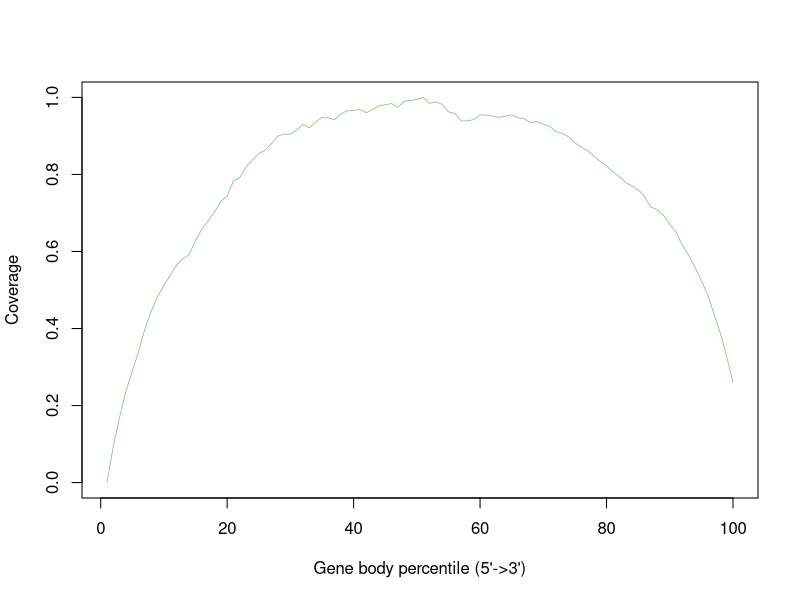

The R script that drew this image:
SHAM_24Hr_SRR12108292.gencode.Aligned.sortedByCoord.out <- c(0.0,0.09497172469818009,0.17111671087313501,0.23785205421371972,0.29018765459497464,0.340485313322143,0.39913596573674365,0.445671589139038,0.48242492698272843,0.5121676130411704,0.5384256755805567,0.5649180889887387,0.5813905535897502,0.592517665335366,0.6277862289467212,0.658265919504203,0.6795189762096604,0.7024066923320893,0.730107296261731,0.7439381379953974,0.7833049434783796,0.7918310090088448,0.8194049144122472,0.8376486740957825,0.8542544619825753,0.863041377420004,0.8797316309909564,0.8996796100666533,0.9045446678552589,0.9045504645198581,0.9155326596504942,0.9299911973507586,0.9210154762663849,0.935859078115024,0.9478366433668353,0.9468412732456601,0.9421964887118238,0.9578284369459528,0.9650635024606842,0.9659263773910206,0.9687510092407114,0.9603764850847679,0.9682963851171464,0.9779950330865335,0.9809090991900403,0.9840657971117704,0.9745907347769236,0.9897929017357698,0.9917480338955822,0.9949469646593921,1.0,0.984419393652321,0.9881582423187983,0.9821413044648395,0.962556859069006,0.9587103580599723,0.9389048113144268,0.9390629774484904,0.9426080518983663,0.9544216543515147,0.9540134035447432,0.9513370006898031,0.948173678008531,0.9514951668238667,0.9547263932904435,0.94709798267791,0.9440307190099959,0.934828099911311,0.937059815781999,0.9304168381513277,0.9252205423856256,0.9114749944310615,0.9071233555069556,0.8976665112608491,0.8814366784780608,0.8710382902820574,0.8610729957411077,0.8480578275260415,0.8336970050290206,0.8218751216264447,0.8072277782792353,0.7947367941629244,0.779221607315722,0.7704504256822053,0.7601704550630138,0.7434007043775583,0.7153903929393313,0.7085635782313714,0.694393217571181,0.6706268927145035,0.649678574947975,0.6165357310546369,0.5903331508764142,0.5590336463256185,0.5246089114609168,0.48866545047122745,0.43726476928032754,0.38788629593960205,0.3276249988613695,0.2601559634015159)


pdf("/athena/angsd/scratch/pes4008/project/QC/rseqc/SHAM_24Hr_SRR12108292.geneBodyCoverage.curves.pdf")
x=1:100
icolor = colorRampPalette(c("#7fc97f","#beaed4","#fdc086","#ffff99","#386cb0","#f0027f"))(1)
plot(x,SHAM_24Hr_SRR12108292.gencode.Aligned.sortedByCoord.out,type='l',xlab="Gene body percentile (5'->3')", ylab="Coverage",lwd=0.8,col=icolor[1])
dev.off()
